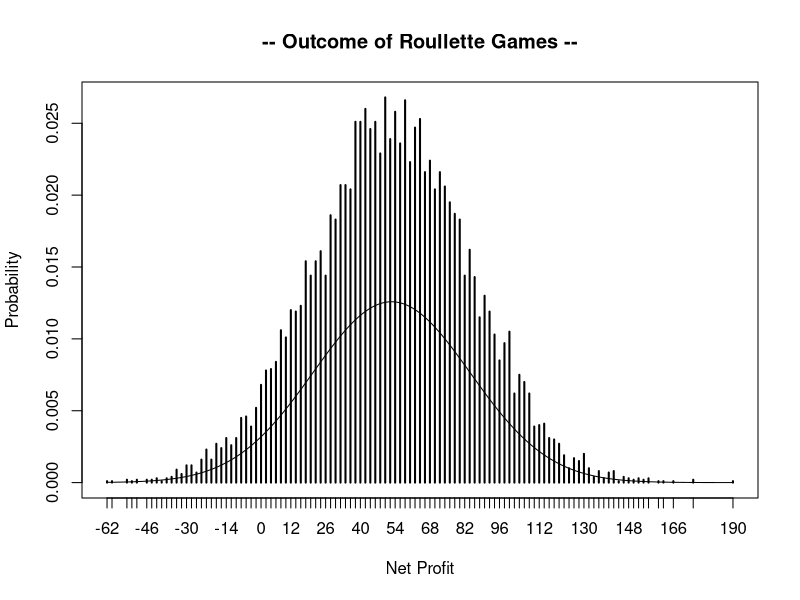
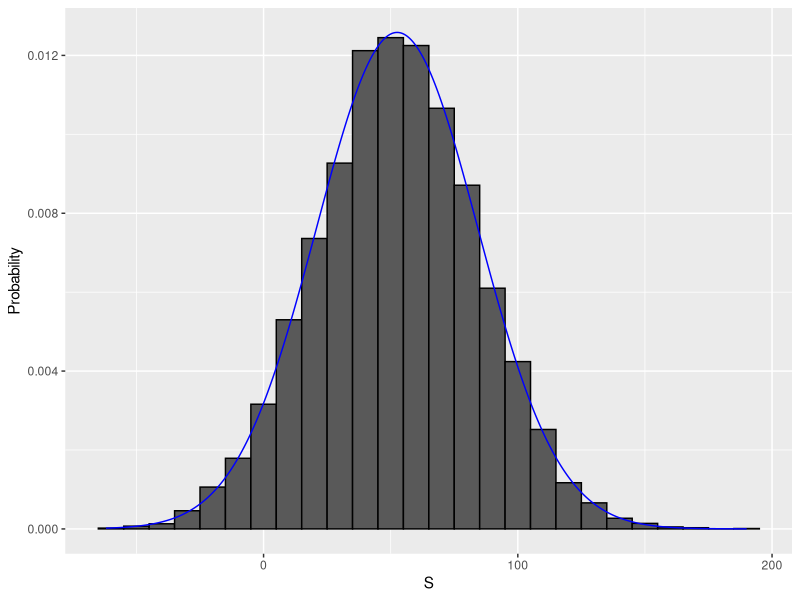

Generate these figures, in order, with R:
library(gtools)
library(tidyverse)
library(dslabs)


#=======================================

#        WEEK - 3 ; SECTION - 1        #

#=======================================


# Visualising Probability distribution for a Roullette Wheel

set.seed(1)
plays <- 1000
B <- 10000

#Monte Carlo Sim for ROullette Wheel

S <- replicate(B,{  # S because Random Variable
  sum(sample(c(-1,1), plays, replace = TRUE, prob = c(9/19,10/19)))
  # -1 -> Casino loose bet ; 1 -> Casino win bet
})
avg = mean(S); sd = sd(S)


# Frequency Plot of Random Variable of R. Wheel outcome
plot(prop.table(table(S)), xlab = "Net Profit", ylab = "Probability", type = "h")

base <- seq(min(S),max(S),length = B)
pdf = data.frame(profit = base, probability = dnorm(base,avg,sd))

# ??? WHY not overlapping?

lines(pdf)
title("-- Outcome of Roullette Games --")

# ??? Lecture Plot Overlapping

data.frame (S = S) %>%    # make data frame of S for histogram
  ggplot(aes(S, ..density..)) +
  geom_histogram(color = "black", binwidth = 10) +
  ylab("Probability") +
  geom_line(data = pdf, mapping = aes(profit, probability), color = "blue")


#=======================================

#        WEEK - 3 ; SECTION - 2        #

#=======================================


# Question -1

# correct guess = 1 point; Wrong = -0.25 point
p_correct = 0.2
p_wrong = 1-p_correct
n = 44
avg = n*(p_correct-(0.25*p_wrong))
se = sqrt(n)*1.25*sqrt(p_correct*p_wrong)
1 - pnorm(8,avg,se)

set.seed(21, sample.kind = "Rounding")
B <- 10000
S<- replicate(B,{
  sum(sample(c(1,-0.25),n,replace = TRUE, prob = c(p_correct,p_wrong)))
})

#students scoring more than 8 point
mean(S>8)


# Question-2

# correct guess = 1 point; Wrong = -0.25 point
p_correct = 0.25
p_wrong = 1-p_correct
n = 44
avg = n*(p_correct-(0*p_wrong))
se = sqrt(n)*1.25*sqrt(p_correct*p_wrong)

#Consider a range of correct answer probabilities p <- seq(0.25, 0.95, 0.05) 
#representing a range of student skills.

#What is the lowest p such that the probability of scoring 
#over 35 exceeds 80%?

min_score <- 35
min_pass <- 0.8 # 80%
prob <- function(a){ # probably of scoring over 35 on test
  p_c <- a
  p_w <- 1-a
  avg <- n*p_c
  std <- sqrt(n)*sqrt(p_c*p_w)
  paste(a, ((1 - pnorm(min_score,avg,std))>min_pass))
}

p <- seq(0.25, 0.95, 0.05) 

ans <- sapply(p, prob)
ans


# Question - 3

p_success = 5/38
p_fail = 1-p_success
n <- 500

ex <- ((6*p_success)+(-1*p_fail))*n
sd <- 7*sqrt(p_success*p_fail)*sqrt(n)

pnorm(0,ex,sd)
S<- sum(sample(c(6,-1),n,replace = TRUE, prob = c(p_success,p_fail)))
